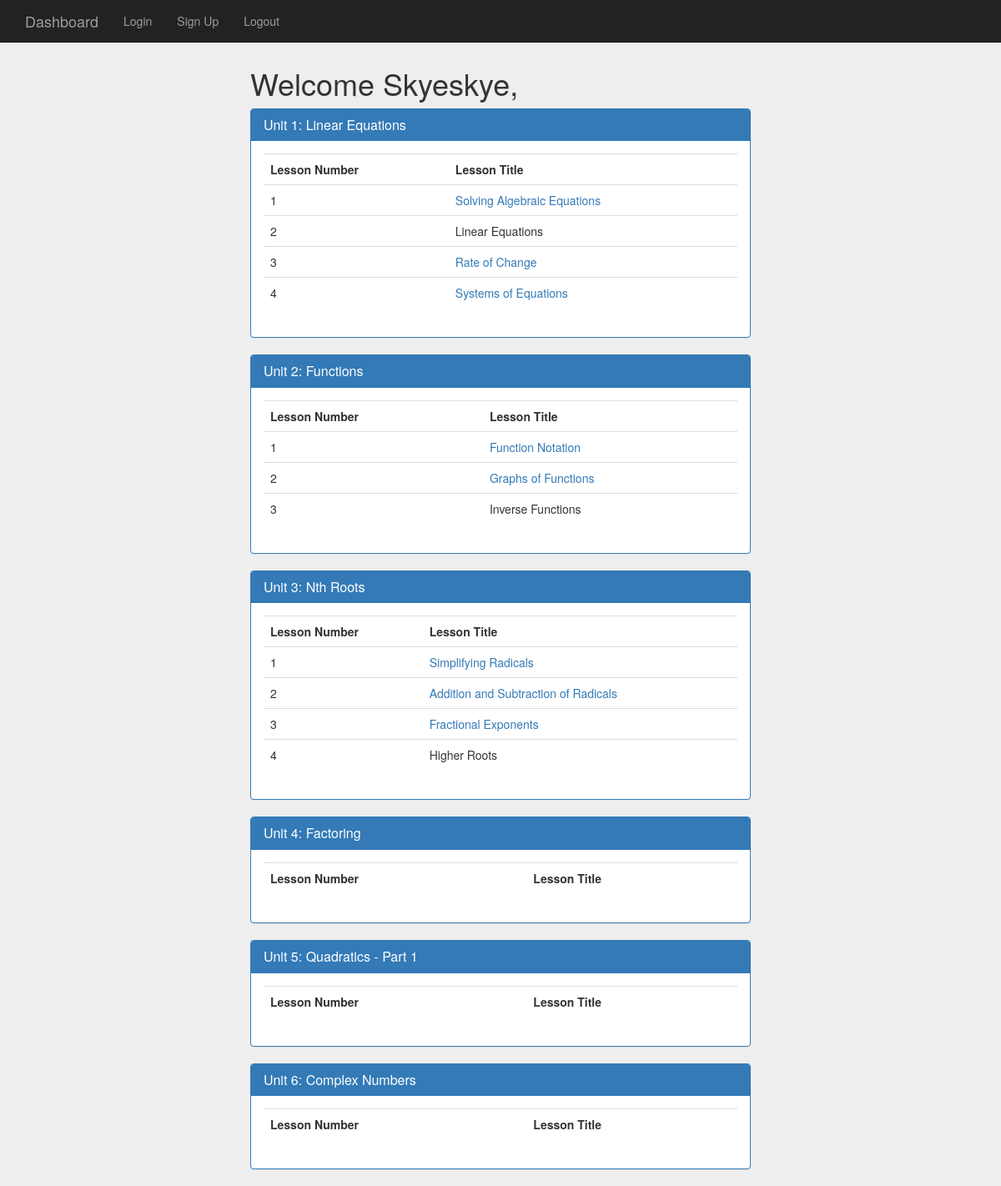
The app's page /dashboard (signed in) with its own data.
### app.py (models this page shows)
class User(UserMixin, db.Model):
	id = db.Column(db.Integer, primary_key=True)
	email = db.Column(db.String(100), unique=True)
	account_type = db.Column(db.String(20)) # either 'Student' or 'Teacher'
	password = db.Column(db.String(100))
	first_name = db.Column(db.String(40))
	last_name = db.Column(db.String(40))
	subject_id = db.Column(db.Integer, db.ForeignKey('subject.id'))
	block_id = db.Column(db.Integer, db.ForeignKey('block.id'))
	responses = db.relationship('Response', backref='user', lazy='dynamic')

class Unit(db.Model):
	id = db.Column(db.Integer, primary_key=True)
	unit_number = db.Column(db.Integer)
	title = db.Column(db.String(40))
	subject_id = db.Column(db.Integer, db.ForeignKey('subject.id'))
	lessons = db.relationship('Lesson', backref='unit', lazy='dynamic')

class Lesson(db.Model):
	id = db.Column(db.Integer, primary_key=True)
	lesson_number = db.Column(db.Integer)
	title = db.Column(db.String(40))
	date_assigned = db.Column(db.DateTime)
	available = db.Column(db.Boolean)
	unit_id = db.Column(db.Integer, db.ForeignKey('unit.id'))
	questions = db.relationship('Question', backref='lesson', lazy='dynamic')

### app.py (the view)
@app.route('/dashboard')
@login_required
def dashboard():
	if current_user.account_type == 'Admin':
		return render_template('admin_dashboard.html')
	else:
		subject = Subject.query.get(int(current_user.subject_id))
		subject_name = subject.subject_name
		units = subject.units.all()
		return render_template('dashboard.html', units=units, subject_name=subject_name)

### app.py (called while the page is built)
@login_manager.user_loader
def load_user(user_id):
	return User.query.get(int(user_id))

### templates/dashboard.html (shortened to what this page needs)
{% extends "layout.html" %}
{% import "bootstrap/wtf.html" as wtf %}
{% block styles %}
{{ super() }}
<link rel="stylesheet" href="{{url_for('.static', filename='assignmentstyle.css')}}">
{% endblock %}
{% block content %}
{{ super() }}
{% if subject_name == 'Algebra 2' %}
	{% set subject_abbrev = 'alg2' %}
{% elif subject_name == 'AP Computer Science Principles' %}
	{% set subject_abbrev = 'apcsp' %}
{% else %}
	{% set subject_abbrev = subject_name %}
{% endif %}
<div class="container theme-showcase col-sm-6 col-sm-offset-3" role="main">
<div class="row">
<h1>Welcome {{ current_user.first_name }},</h1>
</div>
<div class="row">
{% for unit in units %}
<div class="panel panel-primary">
	<div class="panel-heading">
		<h3 class="panel-title">Unit {{ unit.unit_number }}: {{unit.title}}</h3>
	</div>
	<div class="panel-body">
		<table class="table table-hover">
		<tr><th>Lesson Number</th><th>Lesson Title</th></tr>
		{% for lesson in unit.lessons.all() %}
		{% if lesson.available %}
		<tr><td>{{ lesson.lesson_number }}</td><td><a href="assignment/{{ subject_abbrev }}/u{{ unit.unit_number }}/l{{ lesson.lesson_number }}">{{ lesson.title }}</a></td></tr>
		{% else %}
		<tr><td>{{ lesson.lesson_number }}</td><td>{{ lesson.title }} </td></tr>
		{% endif %}
		{% endfor %}
		</table>
	</div>
</div>
{% endfor %}
</div>
</div>
{% endblock %}

### templates/layout.html
{% extends "bootstrap/base.html" %}
{% import "bootstrap/wtf.html" as wtf %}
{% block content %}
<nav class="navbar navbar-inverse navbar-fixed-top">
      <div class="container">
        <div class="navbar-header">
          <a class="navbar-brand" href="{{ url_for('dashboard') }}">Dashboard</a>
        </div>
        <div id="navbar" class="navbar-collapse collapse">
          <ul class="nav navbar-nav">
            <li><a href="{{ url_for('login') }}">Login</a></li>
            <li><a href="{{ url_for('signup') }}">Sign Up</a></li>
            <li><a href="{{ url_for('logout') }}">Logout</a></li>
          </ul>
        </div>
      </div>
    </nav>
{% endblock %}

### static/assignmentstyle.css (style rules this page uses)
body { padding-top: 60px; background-color: #eee; }

### records on screen
User: first_name "Skyeskye"
Unit: unit_number "1", title "Linear Equations"
Lesson: lesson_number "1", title "Solving Algebraic Equations"
Lesson: lesson_number "2", title "Linear Equations"
Lesson: lesson_number "3", title "Rate of Change"
Lesson: lesson_number "4", title "Systems of Equations"
Unit: unit_number "2", title "Functions"
Lesson: lesson_number "1", title "Function Notation"
Lesson: lesson_number "2", title "Graphs of Functions"
Lesson: lesson_number "3", title "Inverse Functions"
Unit: unit_number "3", title "Nth Roots"
Lesson: lesson_number "1", title "Simplifying Radicals"
Lesson: lesson_number "2", title "Addition and Subtraction of Radicals"
Lesson: lesson_number "3", title "Fractional Exponents"
Lesson: lesson_number "4", title "Higher Roots"
Unit: unit_number "4", title "Factoring"
Unit: unit_number "5", title "Quadratics - Part 1"
Unit: unit_number "6", title "Complex Numbers"
